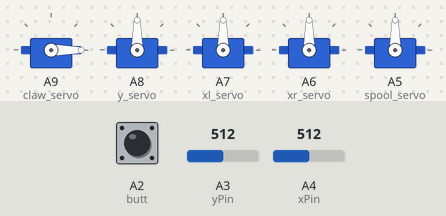
This sketch was run on a simulated Arduino Mega 2560, built with avr-gcc and run on an emulated ATmega2560. Shown: 5 × servo. Inputs (shaded band) come from the test bench; at power-on: A2 (butt) HIGH, A3 (yPin) = 512, A4 (xPin) = 512.

Above: at 1.2 s.
1.3 s: A2 (butt) pulled LOW for 0.15 s
At 2.2 s:
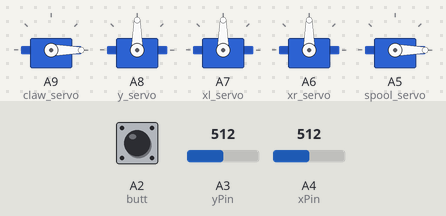
10.1 s: A3 (yPin) set to 716
13.1 s: A4 (xPin) set to 334
15.1 s: A4 (xPin) set to 317
At 16.3 s:
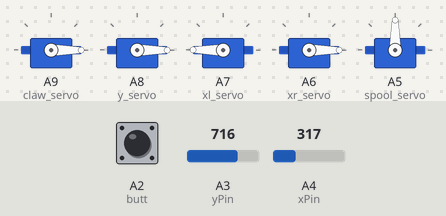
16.6 s: A3 (yPin) set to 696
At 17.4 s:
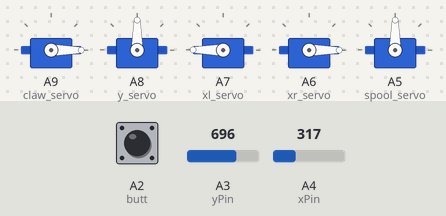
18.1 s: A2 (butt) pulled LOW for 1 s
At 18.5 s:
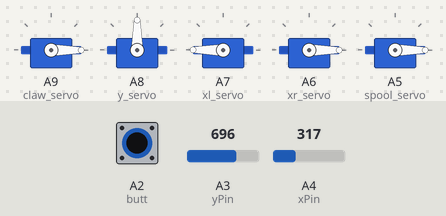
Timing chart, 0 to 25.5 s (numbered marks = the images above; inputs shaded):
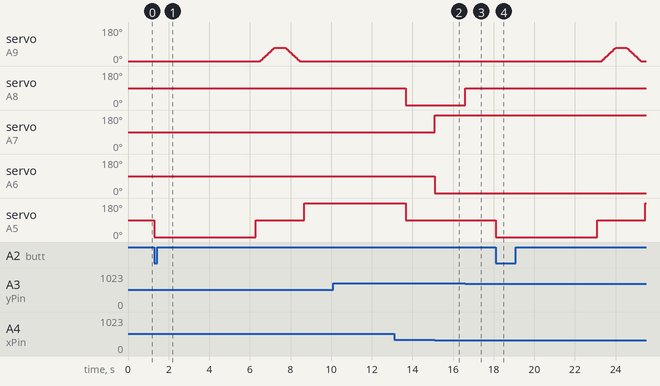

The sketch:

Grabber_Movement.ino
```cpp
#include <Servo.h>

//----------Claw servo-----------
Servo claw_servo;
Servo spool_servo;
Servo y_servo;
Servo xl_servo;
Servo xr_servo;

bool clawInactive = true;
int pos = -20;

//----------Joystick-----------
const int xPin = A4;
const int yPin = A3;
const int butt = A2;

int xCorrection = 130;
int yCorrection = 128;

//----------End declarations-----------
void setup() {
 Serial.begin(9600);
 claw_servo.attach(A9);
 y_servo.attach(A8);
 xl_servo.attach(A7);
 xr_servo.attach(A6);
 spool_servo.attach(A5);

 pinMode(butt, INPUT_PULLUP);

 claw_servo.write(pos);
 y_servo.write(90);
 xr_servo.write(90);
 xl_servo.write(90);
 spool_servo.write(90);
}

//----------Joystick-----------
struct button {
 byte pressed = 0;
};

struct analog {
 short x, y;
 button button;
};

//----------Main Loop-----------
void loop() {
 joystick_controls();
}

//----------Claw servo-----------
void claw_servo_open() {
 for (int pos = -20; pos <= 70; pos += 3) {
   claw_servo.write(pos);
   delay(30);
 }
}

void claw_servo_close() {
 for (int pos = 70; pos >= -20; pos -= 3) {
   claw_servo.write(pos);
   delay(30);
 }
}

//----------Joystick-----------
void joystick_controls() {
 analog analog;

 analog.x = readAnalogAxisLevel(xPin) - xCorrection;
 analog.y = readAnalogAxisLevel(yPin) - yCorrection;


 if (analog.x >= 50){
   xl_servo.write(0);
   xr_servo.write(180);
 }
 else if (analog.x <= -50){
   xl_servo.write(180);
   xr_servo.write(0);
 }else{
   xl_servo.write(90);
   xr_servo.write(90);
 }


 if (analog.y >= 50){
   y_servo.write(0);
 }
 else if (analog.y <= -50){
   y_servo.write(180);
 }else{
   y_servo.write(90);
 }


 analog.button.pressed = isAnalogButtonPressed(butt);

 if (analog.button.pressed && clawInactive) {
   clawInactive = false;
   spool_servo.write(0);
   delay(5000);
   spool_servo.write(90);


   claw_servo_open();
   delay(500);
   claw_servo_close();


   spool_servo.write(180);
   delay(5000);
   spool_servo.write(90);
 }
 if (!analog.button.pressed) {
     clawInactive = true;
 }
}

byte readAnalogAxisLevel(int pin) {
 return map(analogRead(pin), 0, 1023, 0, 255);
}

bool isAnalogButtonPressed(int pin) {
 return digitalRead(pin) == 0;
}
```

Measured:
- the behaviour switches between 325 and 324 on A4 (xPin) (found by bisection; images 1 and 2)
- the behaviour switches between 715 and 714 on A3 (yPin) (found by bisection; images 2 and 3)
- after the input at 1.3 s, servo on A9 (claw_servo): rises from 0° to 70° in 0.69 s, then falls to 0° in 1.3 s; servo on A5 (spool_servo): 90° → 0° at once, → 90° 5.0 s later, → 180° 2.4 s later
- after the input at 10.1 s, every drawn part: stays the same
- after the input at 15.1 s, servo on A7 (xl_servo): 90° → 180° at once; servo on A6 (xr_servo): 90° → 0° at once
- after the input at 16.6 s, servo on A8 (y_servo): 0° → 90° at once
- after the input at 18.1 s, servo on A9 (claw_servo): rises from 0° to 70° in 0.69 s, then falls to 0° in 1.3 s; servo on A5 (spool_servo): 90° → 0° at once, → 90° 5.0 s later, → 180° 2.4 s later
